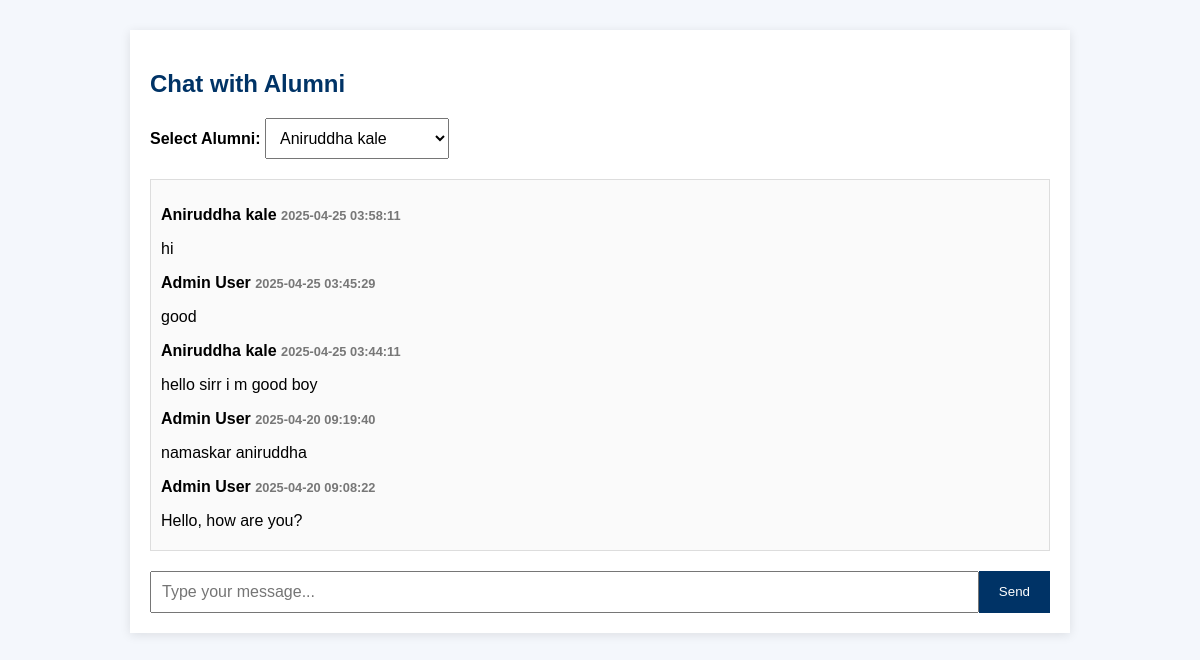
Screenshot of /chat.php?user_id=2 (signed in) with the database file from the repository.
### tables this page shows
CREATE TABLE `messages` (
  `message_id` int(11) NOT NULL,
  `sender_id` int(11) NOT NULL,
  `receiver_id` int(11) NOT NULL,
  `message_text` text NOT NULL,
  `timestamp` timestamp NOT NULL DEFAULT current_timestamp()
);

CREATE TABLE `users` (
  `user_id` int(11) NOT NULL,
  `name` varchar(100) NOT NULL,
  `email` varchar(100) NOT NULL,
  `password` varchar(255) NOT NULL,
  `batch` varchar(50) DEFAULT NULL,
  `job` varchar(100) DEFAULT NULL,
  `role` enum('alumni','admin') NOT NULL
);

### chat.php (the view, shortened to what this page needs)
<?php
$conn = new mysqli("localhost", "root", "", "xie_alumni");
$alumni_result = $conn->query("SELECT user_id, name FROM users WHERE role = 'alumni'");
$alumni = $alumni_result->fetch_all(MYSQLI_ASSOC);
$receiver_id = isset($_GET['user_id']) ? intval($_GET['user_id']) : 0;
$messages = [];
if ($receiver_id > 0) {
    $sql = "SELECT messages.message_id, users.name, messages.message_text, messages.timestamp
            FROM messages
            JOIN users ON users.user_id = messages.sender_id
            WHERE (messages.sender_id = ? AND messages.receiver_id = ?)
               OR (messages.sender_id = ? AND messages.receiver_id = ?)
            ORDER BY messages.timestamp DESC";
    $stmt = $conn->prepare($sql);
    $stmt->bind_param("iiii", $_SESSION["user_id"], $receiver_id, $receiver_id, $_SESSION["user_id"]);
    $stmt->execute();
    $result = $stmt->get_result();
    $messages = $result->fetch_all(MYSQLI_ASSOC);
}
?>
<!DOCTYPE html>
<html lang="en">
<head>
</head>
<body>
<div class="container">
    <h2>Chat with Alumni</h2>
    <form class="dropdown-form" method="GET" action="chat.php">
        <label for="user_id"><strong>Select Alumni:</strong></label>
        <select name="user_id" id="user_id" onchange="this.form.submit()" required>
            <?php foreach ($alumni as $a): ?>
                <option value="<?= $a['user_id']; ?>" <?= ($receiver_id == $a['user_id']) ? 'selected' : '' ?>>
                    <?= htmlspecialchars($a['name']); ?>
                </option>
            <?php endforeach; ?>
        </select>
    </form>
    <?php if ($receiver_id): ?>
        <div class="messages">
            <?php foreach ($messages as $msg): ?>
                <div class="message">
                    <p class="sender"><?= htmlspecialchars($msg['name']); ?>
                        <span class="timestamp"><?= $msg['timestamp']; ?></span></p>
                    <p><?= nl2br(htmlspecialchars($msg['message_text'])); ?></p>
                </div>
            <?php endforeach; ?>
        </div>
        <form class="form" method="POST">
            <input type="text" name="message" placeholder="Type your message..." required>
            <button type="submit">Send</button>
        </form>
    <?php endif; ?>
</div>
</body>
</html>

### chat.php (style rules this page uses)
body { font-family: Arial, sans-serif; background-color: #f4f7fc; margin: 0; padding: 0; }
.container { width: 80%; max-width: 900px; margin: 30px auto; background: #fff; padding: 20px; box-shadow: 0 2px 10px rgba(0,0,0,0.1); }
h2 { margin-bottom: 20px; color: #003366; }
.dropdown-form { margin-bottom: 20px; }
.dropdown-form select { padding: 10px; font-size: 1em; }
.messages { height: 350px; overflow-y: scroll; border: 1px solid #ddd; background: #fafafa; padding: 10px; margin-bottom: 20px; }
.message { margin-bottom: 15px; }
.message .sender { font-weight: bold; }
.message .timestamp { font-size: 0.8em; color: #777; }
.form { display: flex; }
.form input[type="text"] { flex: 1; padding: 10px; font-size: 1em; }
.form button { background: #003366; color: white; padding: 10px 20px; border: none; cursor: pointer; }

### rows the page displays
messages: sender.name "Aniruddha kale", timestamp "2025-04-25 03:58:11", message_text "hi"
messages: sender.name "Admin User", timestamp "2025-04-25 03:45:29", message_text "good"
messages: sender.name "Aniruddha kale", timestamp "2025-04-25 03:44:11", message_text "hello sirr i m good boy"
messages: sender.name "Admin User", timestamp "2025-04-20 09:19:40", message_text "namaskar aniruddha"
messages: sender.name "Admin User", timestamp "2025-04-20 09:08:22", message_text "Hello, how are you?"

### other values shown
form field user_id "Aniruddha kale"
